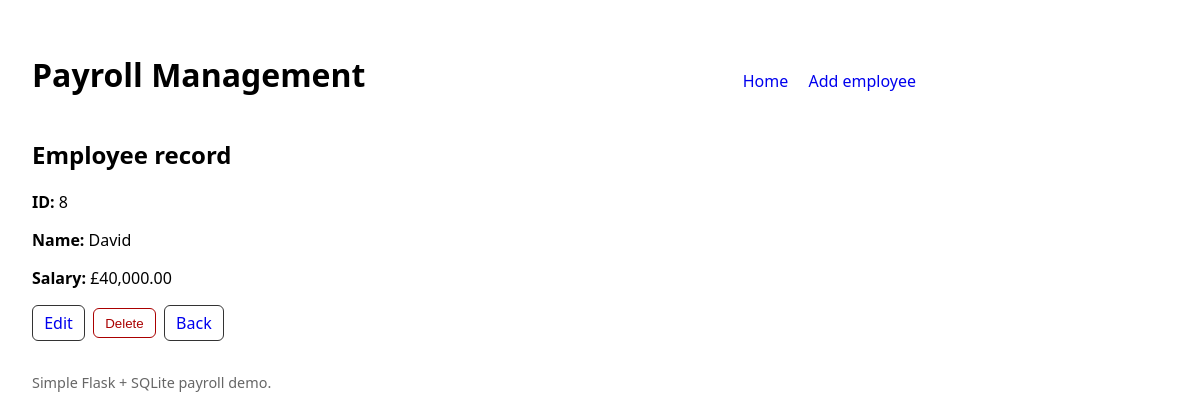
The page /employees/8 on the database its author committed.
### tables this page shows
CREATE TABLE employees (
                id INTEGER PRIMARY KEY AUTOINCREMENT,
                name TEXT NOT NULL,
                salary_gbp_pence INTEGER NOT NULL CHECK (salary_gbp_pence >= 0)
            );

### app.py (the view)
@app.route("/employees/<int:emp_id>")
def view_employee(emp_id: int):
    with get_db() as conn:
        row = conn.execute(
            "SELECT id, name, salary_gbp_pence FROM employees WHERE id = ?",
            (emp_id,),
        ).fetchone()
    if row is None:
        abort(404)
    return render_template("view.html", employee=row)

### app.py (called while the page is built)
def get_db() -> sqlite3.Connection:
    conn = sqlite3.connect(DB_PATH)
    conn.row_factory = sqlite3.Row
    return conn

def format_pence_as_gbp(pence: int) -> str:
    pounds = Decimal(pence) / Decimal(100)
    return f"£{pounds:,.2f}"

@app.context_processor
def inject_helpers():
    return {"format_gbp": format_pence_as_gbp}

### templates/view.html (shortened to what this page needs)
{% extends "base.html" %}
{% block content %}
  <h2>Employee record</h2>
  <p><strong>ID:</strong> {{ employee["id"] }}</p>
  <p><strong>Name:</strong> {{ employee["name"] }}</p>
  <p><strong>Salary:</strong> {{ format_gbp(employee["salary_gbp_pence"]) }}</p>
  <div class="actions" style="margin-top: 1rem;">
    <a class="btn" href="{{ url_for('edit_employee', emp_id=employee['id']) }}">Edit</a>
    <form method="post" action="{{ url_for('delete_employee', emp_id=employee['id']) }}"
          onsubmit="return confirm('Delete this record?');">
      <button class="btn danger" type="submit">Delete</button>
    </form>
    <a class="btn" href="{{ url_for('index') }}">Back</a>
  </div>
{% endblock %}

### templates/base.html (style rules this page uses)
body { font-family: system-ui, Arial, sans-serif; margin: 2rem; max-width: 900px; }
a { text-decoration: none; }
.btn { display: inline-block; padding: 0.4rem 0.7rem; border: 1px solid #333; border-radius: 6px; background: #fff; cursor: pointer; }
.btn.danger { border-color: #a00; color: #a00; }
.actions { display:flex; gap: .5rem; align-items:center; }

### rows shown on the page
employees: id "8", name "David", salary_gbp_pence "£40,000.00"
